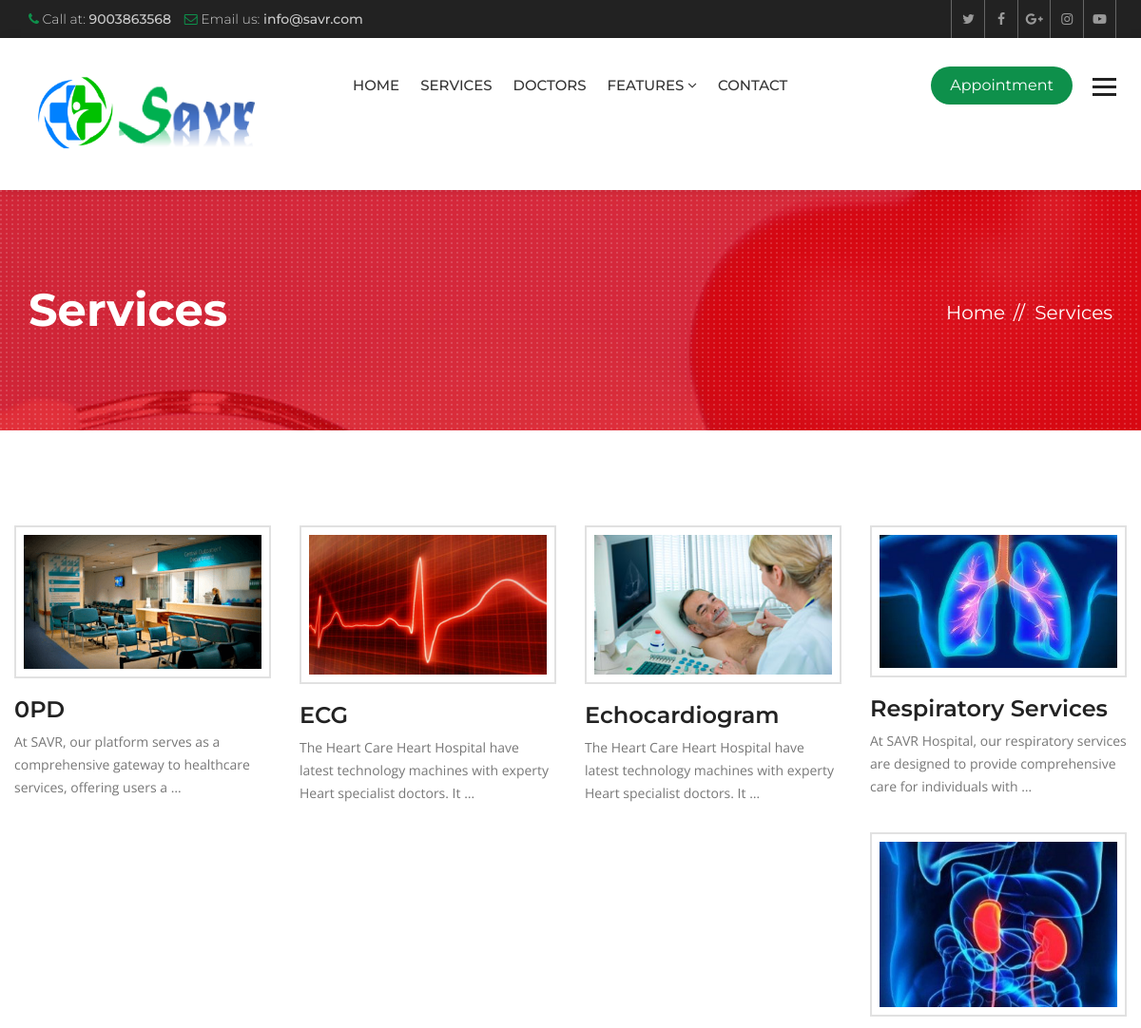
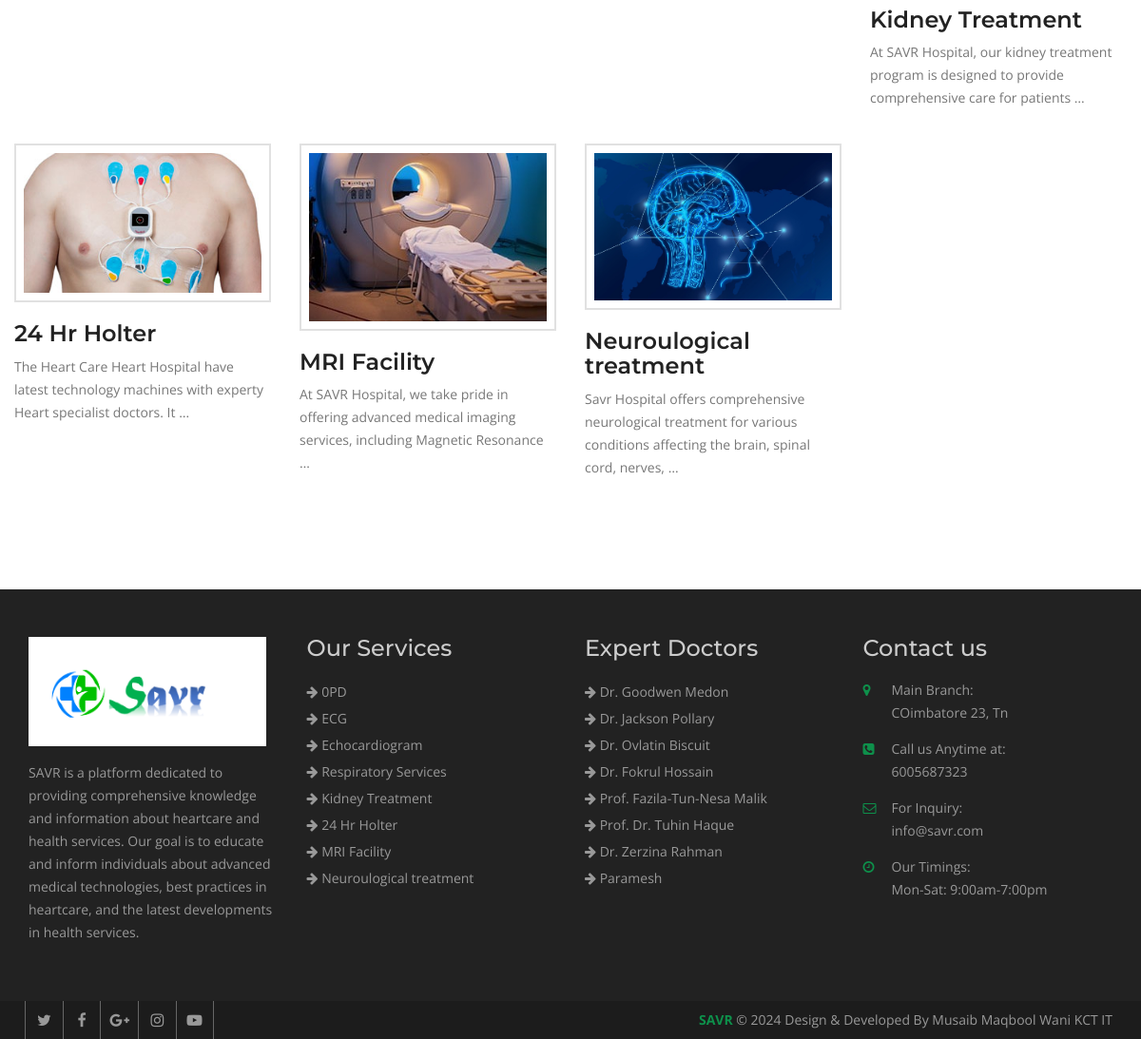
Page /services/ on the committed database (2 pictures, top to bottom).
### hospital/models.py (models this page shows, shortened)
class Service(models.Model):
    title = models.CharField(max_length=120)
    description = models.TextField()
    items = models.ManyToManyField(to='Item',)
    thumbnail = models.ImageField(upload_to='services/')
    cover = models.ImageField(upload_to='services/')
    image1 = models.ImageField(upload_to='services/', blank=True, null=True)
    image2 = models.ImageField(upload_to='services/', blank=True, null=True)

class Doctor(models.Model):
    name = models.CharField(max_length=120)
    speciality = models.CharField(max_length=120)
    picture = models.ImageField(upload_to="doctors/")
    details = models.TextField()
    experience = models.TextField()
    expertize = models.ManyToManyField(to='Expertize', related_name='doctors')
    twitter = models.CharField(max_length=120, blank=True, null=True)
    facebook = models.CharField(max_length=120, blank=True, null=True)
    instagram = models.CharField(max_length=120, blank=True, null=True)

### hospital/views.py (the view)
# urls.py: path('services/', views.ServiceListView.as_view(), name="services"),
class ServiceListView(ListView):
    queryset = Service.objects.all()
    template_name = "hospital/services.html"

### hospital/context_processors.py (called while the page is built)
def footer_content(request):
    services = Service.objects.all()
    doctors = Doctor.objects.all()
    context = {
        'services': services,
        'doctors': doctors
    }
    return context

### templates/hospital/services.html (shortened to what this page needs)
{% extends 'base.html' %}
{% block maincontent %}
<div class="inner-banner">
  <div class="container">
    <div class="row">
      <div class="col-md-7">
        <h1>Services</h1>
      </div>
      <div class="col-md-5">
        <ol class="breadcrumb">
          <li><a href="{% url 'index' %}">Home</a></li>
          <li class="active">Services</li>
        </ol>
      </div>
    </div>
  </div>
</div>
<div class="main-content">
  <section class="services">
    <div class="container">
      <div class="row">
        <div class="service-style-1">
          <div class="row">
            {% for service in object_list %}
            <div class="col-md-3 col-sm-3">
              <div class="service-box">
                <div class="ser-thumb">
                  <img src="{{ service.thumbnail.url }}" alt=""></div>
                <div class="ser-content">
                  <h3><a href="{% url 'service_details' service.id %}">{{ service.title }}</a></h3>
                  <p>{{ service.description|truncatewords:15 }}</p>
                </div>
              </div>
            </div>
            {% endfor %}
          </div>
        </div>
      </div>
    </div>
  </section>
</div>
{% endblock maincontent %}

### templates/partials/_footer.html
{% load static %}
<footer class="footer">
  <div class="footer-widgets">
    <div class="container">
      <div class="row">
        <div class="col-md-3 col-sm-6">
          <div class="widget"> <img class="ft-logo" src="{% static 'heartcare/images/footlogo.png' %}" alt="logo" height="100" width="250">
            <p>
              SAVR  is a platform dedicated to providing comprehensive knowledge and information about heartcare and health services. Our goal is to educate and inform individuals about advanced medical technologies, best practices in heartcare, and the latest developments in health services.
            </p>
          </div>
        </div>
        <div class="col-md-3 col-sm-6">
          <div class="widget">
            <h3>Our Services</h3>
            <ul>
              {% for service in services|slice:':8' %}
              <li><a href="{% url 'service_details' service.id %}"><i class="fa fa-arrow-right"></i>
                  {{service.title }}</a></li>
              {% endfor %}
            </ul>
          </div>
        </div>
        <div class="col-md-3 col-sm-6">
          <div class="widget">
            <h3>Expert Doctors</h3>
            <ul>
              {% for doctor in doctors|slice:':8' %}
              <li><a href="{% url 'doctor_details' doctor.id %}"><i class="fa fa-arrow-right"></i> {{ doctor.name }}</a>
              </li>
              {% endfor %}
            </ul>
          </div>
        </div>
        <div class="col-md-3 col-sm-6">
          <div class="widget">
            <h3>Contact us</h3>
            <address>
              <ul>
                <li> <span class="icon"><i class="fa fa-map-marker" aria-hidden="true"></i></span> <span
                    class="add-text"><strong>Main Branch:</strong> COimbatore 23, Tn</span> </li>
                <li> <span class="icon"><i class="fa fa-phone-square" aria-hidden="true"></i></span> <span
                    class="add-text"><strong>Call us Anytime at:</strong> 6005687323</span> </li>
                <li> <span class="icon"><i class="fa fa-envelope-o" aria-hidden="true"></i></span> <span
                    class="add-text"><strong>For Inquiry:</strong> info@savr.com</span> </li>
                <li> <span class="icon"><i class="fa fa-clock-o" aria-hidden="true"></i></span> <span
                    class="add-text"><strong>Our Timings:</strong> Mon-Sat: 9:00am-7:00pm</span> </li>
              </ul>
            </address>
          </div>
        </div>
      </div>
    </div>
  </div>
  <div class="footer-cr">
    <div class="container">
      <div class="row">
        <div class="col-md-6">
          <div class="footer-social"> <a href="#"><i class="fa fa-twitter" aria-hidden="true"></i></a> <a href="#"><i
                class="fa fa-facebook" aria-hidden="true"></i></a> <a href="#"><i class="fa fa-google-plus"
                aria-hidden="true"></i></a> <a href="#"><i class="fa fa-instagram" aria-hidden="true"></i></a> <a
              href="#"><i class="fa fa-youtube-play" aria-hidden="true"></i></a>
          </div>
        </div>
        <div class="col-md-6">
          <p><strong>SAVR</strong> © {% now 'Y' %} Design & Developed By Musaib Maqbool Wani KCT IT</p>
        </div>
      </div>
    </div>
  </div>
</footer>

### heartcare/static/heartcare/css/custom.css (style rules this page uses)
html body { font-family: 'Open Sans', sans-serif; color: #777777; font-size: 14px; }
p { line-height: 24px; }
body h1, body h2, body h3, body h4, body h5, body h6 { font-family: 'Montserrat', sans-serif; margin: 0px; }
body h1 { font-size: 48px; }
body h3 { font-size: 24px; }
.inner-banner { background: url(../images/inner.jpg) no-repeat top center; position: relative; width: 100%; float: left; padding: 100px 0 100px; background-color:#0e904b; z-index: 0; }
.inner-banner:after { background: url(../images/patt.png); position: absolute; left: 0; top: 0; content: ""; width: 100%; height: 100%; }
.inner-banner .container { position: relative; z-index: 99; }
.inner-banner h1 { color: #fff; font-weight: 700; }
.inner-banner .breadcrumb { text-align: right; background: none; padding: 0px; margin: 15px 0 0; }
.inner-banner .breadcrumb>li, .inner-banner .breadcrumb>li a { color: #fff; font-size: 20px; font-family: 'Montserrat', sans-serif; }
.inner-banner .breadcrumb>li+li::before { color: #fff; content: "// "; padding: 0 5px; }
.main-content { width: 100%; float: left; padding: 50px 0; }
.service-box { width: 100%; float: left; }
.service-style-1 .service-box { margin-bottom: 16px; }
.service-style-1 .service-box .ser-thumb { border: 2px solid #e1e1e1; padding: 8px; margin-bottom: 20px; position: relative; overflow: hidden; }
.service-style-1 .service-box .ser-thumb:after, .services-list .service .ser-thumb:after { position: absolute; left: 0; top: 0; width: 100%; height: 0; content: ""; background: rgba(16, 124, 68, 0.8); border: 8px solid #fff; transition: all ease-in-out 0.3s; -webkit-transition: all ease-in-out 0.3s; opacity: 0; }
.service-style-1 .service-box .ser-content h3 { font-weight: 600; margin-bottom: 9px; }
.service-style-1 .service-box .ser-content h3 a { color: #222222; }
.service-style-1 .service-box .ser-content p { color: #777777; }
.footer { width: 100%; float: left; background: #222222; padding: 50px 0 0 0; }
.footer .widget { width: 100%; float: left; margin: 0 0 50px; }
.footer .widget ul { margin: 0px; padding: 0px; list-style: none; }
.footer .widget li { line-height: 28px; color: #999999; }
.footer .widget a { color: #999; }
.footer .widget h3 { margin: 0 0 20px; color: #cccccc; line-height: 24px; }
.ft-logo { margin-bottom: 16px; max-width: 100%; height: auto; }
.footer .widget p { line-height: 24px; color: #999999; }
.footer .widget address li { float: left; line-height: 24px; margin-bottom: 14px; width: 100%; }
.widget address .icon { width: 30px; float: left; color:#0e904b; }
.widget address .add-text { float: left; width: 80%; }
.widget address .add-text>strong { display: block; font-weight: 400; }
.footer-cr { width: 100%; float: left; clear: both; background: #1c1c1c; }
.footer-cr p { margin: 0px; line-height: 40px; color: #999999; text-align: right; }
.footer-cr p strong { color:#0e904b; }
.footer-social a { border-left: 1px solid #666666; color: #999999; display: inline-block; font-size: 16px; line-height: 40px; margin-left: -4px; text-align: center; width: 40px; }
.footer-social a:last-child { border-right: 1px solid #666666; }
.services { width: 100%; float: left; padding: 50px 0 30px; }
.ser-thumb>img { height: auto; width: 100%; }
.ser-content p { margin-bottom: 20px; }

### heartcare/static/heartcare/css/color.css (style rules this page uses)
.top-bar li .fa, .top-social a:hover, .view, .services-list .service h3 a:hover, .service-style-1 .service-box .ser-content h3 a:hover, .faqs .panel-default>.panel-heading h4 a, .faqs .panel-default>.panel-heading a::after, .team-text h5 a:hover, .section-title-3 strong, .post-text>h5 a:hover, .read-more:hover, .widget address .icon, .footer .widget a:hover, .footer-cr p strong, .footer-social a:hover, .post-meta li, .post-meta li:after, .post-meta li a, .header-service-area .icon, .header-service-area strong, .section-title-1 strong, .section-title-1 h2, .sectio-title-2 strong, .welcome-text .designation, .Heart-box .v-icon, .phone-icon, .services-nav .side-nav li:hover a, .services-nav .side-nav li.active a, .gallery-thumb .hover-info a, .archives li:before, .search-form button, .date-time, .right-404 strong, .prices, .review .fa, .login-social li, .login-social li a, .heart-care-services .nav-tabs>li>a { color: #0e904b; }

### rows in the picture
Service: thumbnail (picture), title "0PD", description "At SAVR, our platform serves as a comprehensive gateway to healthcare services, offering users a …"
Service: thumbnail (picture), title "ECG", description "The Heart Care Heart Hospital have latest technology machines with experty Heart specialist doctors. It …"
Service: thumbnail (picture), title "Echocardiogram", description "The Heart Care Heart Hospital have latest technology machines with experty Heart specialist doctors. It …"
Service: thumbnail (picture), title "Respiratory Services", description "At SAVR Hospital, our respiratory services are designed to provide comprehensive care for individuals with …"
Service: thumbnail (picture), title "Kidney Treatment", description "At SAVR Hospital, our kidney treatment program is designed to provide comprehensive care for patients …"
Service: thumbnail (picture), title "24 Hr Holter", description "The Heart Care Heart Hospital have latest technology machines with experty Heart specialist doctors. It …"
Service: thumbnail (picture), title "MRI Facility", description "At SAVR Hospital, we take pride in offering advanced medical imaging services, including Magnetic Resonance …"
Service: thumbnail (picture), title "Neuroulogical treatment", description "Savr Hospital offers comprehensive neurological treatment for various conditions affecting the brain, spinal cord, nerves, …"
Doctor: name "Dr. Goodwen Medon"
Doctor: name "Dr. Jackson Pollary"
Doctor: name "Dr. Ovlatin Biscuit"
Doctor: name "Dr. Fokrul Hossain"
Doctor: name "Prof. Fazila-Tun-Nesa Malik"
Doctor: name "Prof. Dr. Tuhin Haque"
Doctor: name "Dr. Zerzina Rahman"
Doctor: name "Paramesh"
